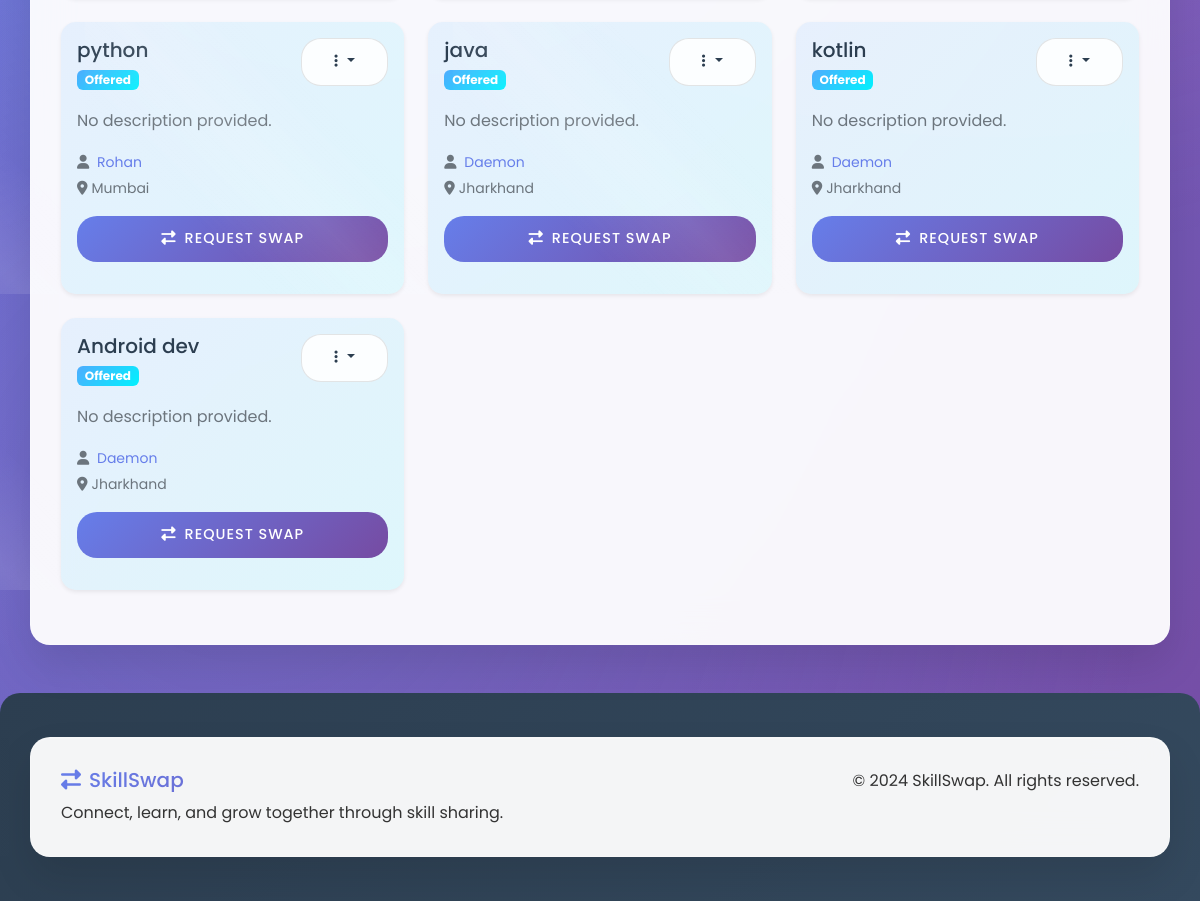
Page /search (signed in, lower part) on the earlier database version.
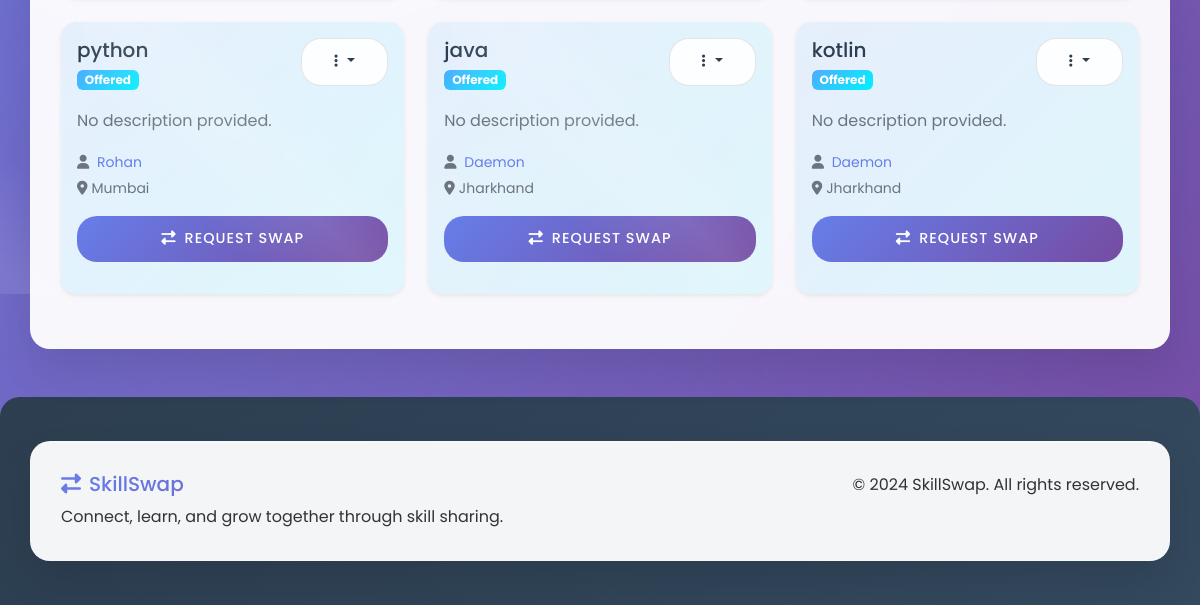
Same page on the later database version.
### tables this page shows
CREATE TABLE skills (
            id INTEGER PRIMARY KEY AUTOINCREMENT,
            user_id INTEGER,
            skill_name TEXT NOT NULL,
            skill_type TEXT NOT NULL, -- 'offered' or 'wanted'
            description TEXT,
            is_approved INTEGER DEFAULT 1,
            created_at TIMESTAMP DEFAULT CURRENT_TIMESTAMP,
            FOREIGN KEY (user_id) REFERENCES users (id)
        );

CREATE TABLE users (
            id INTEGER PRIMARY KEY AUTOINCREMENT,
            email TEXT UNIQUE NOT NULL,
            password_hash TEXT NOT NULL,
            name TEXT NOT NULL,
            location TEXT,
            profile_photo TEXT,
            availability TEXT,
            is_public INTEGER DEFAULT 1,
            is_admin INTEGER DEFAULT 0,
            is_banned INTEGER DEFAULT 0,
            created_at TIMESTAMP DEFAULT CURRENT_TIMESTAMP
        , bio TEXT);

### skill_swap_app.py (the view)
@app.route('/search')
@login_required
def search():
    query = request.args.get('q', '')
    skill_type = request.args.get('skill_type', '')
    page = request.args.get('page', 1, type=int)
    per_page = 12
    conn = get_db()
    base_query = '''
        SELECT s.*, u.name as user_name, u.location
        FROM skills s
        JOIN users u ON s.user_id = u.id
        WHERE s.skill_type = 'offered'
        AND u.is_public = 1 AND u.is_banned = 0 AND u.id != ?
        AND s.is_approved = 1
    '''
    params = [session['user_id']]
    if query:
        base_query += ' AND s.skill_name LIKE ?'
        params.append(f'%{query}%')
    if skill_type:
        base_query += ' AND s.skill_type = ?'
        params.append(skill_type)
    count_query = f'SELECT COUNT(*) as count FROM ({base_query})'
    total = conn.execute(count_query, params).fetchone()['count']
    base_query += ' ORDER BY s.created_at DESC LIMIT ? OFFSET ?'
    params.extend([per_page, (page - 1) * per_page])
    results = conn.execute(base_query, params).fetchall()
    conn.close()
    results = convert_rows_datetimes(results)
    total_pages = (total + per_page - 1) // per_page
    pagination = {
        'page': page,
        'pages': total_pages,
        'per_page': per_page,
        'total': total,
        'has_prev': page > 1,
        'has_next': page < total_pages,
        'prev_num': page - 1,
        'next_num': page + 1,
        'iter_pages': lambda: range(max(1, page - 2), min(total_pages + 1, page + 3))
    }
    return render_template('search.html', skills=results, query=query,
                         skill_type=skill_type, pagination=pagination)

### skill_swap_app.py (called while the page is built)
def parse_datetime(timestamp_str):
    if timestamp_str is None:
        return None
    try:
        if 'T' in timestamp_str:
            return datetime.fromisoformat(timestamp_str.replace('Z', '+00:00'))
        else:
            return datetime.strptime(timestamp_str, '%Y-%m-%d %H:%M:%S')
    except:
        return None

def convert_row_datetimes(row):
    if row is None:
        return None
    if hasattr(row, 'keys'):
        row_dict = dict(row)
    else:
        row_dict = row
    timestamp_fields = ['created_at', 'updated_at']
    for field in timestamp_fields:
        if field in row_dict and row_dict[field]:
            row_dict[field] = parse_datetime(row_dict[field])
    return row_dict

def convert_rows_datetimes(rows):
    if not rows:
        return []
    return [convert_row_datetimes(row) for row in rows]

def get_db():
    conn = sqlite3.connect('skill_swap.db')
    conn.row_factory = sqlite3.Row
    return conn

### templates/search.html (shortened to what this page needs)
{% extends "base.html" %}
{% block content %}
<div class="row">
    <div class="col-12">
        <div id="search-results">
            {% if skills %}
                <div class="row">
                    {% for skill in skills %}
                    <div class="col-md-6 col-lg-4 mb-4">
                        <div class="card border-0 shadow-sm h-100 skill-card {{ skill.skill_type }}"
                             data-type="{{ skill.skill_type }}">
                            <div class="card-body">
                                <div class="d-flex justify-content-between align-items-start mb-3">
                                    <div>
                                        <h5 class="card-title mb-1">{{ skill.skill_name }}</h5>
                                        <span class="badge bg-{{ 'success' if skill.skill_type == 'offered' else 'warning' }}">
                                            {{ skill.skill_type.title() }}
                                        </span>
                                    </div>
                                    <div class="dropdown">
                                        <button class="btn btn-sm btn-outline-secondary dropdown-toggle" data-bs-toggle="dropdown">
                                            <i class="fas fa-ellipsis-v"></i>
                                        </button>
                                    </div>
                                </div>
                                <p class="card-text text-muted">{{ skill.description or 'No description provided.' }}</p>
                                <div class="d-flex justify-content-between align-items-center mb-3">
                                    <div>
                                        <small class="text-muted">
                                            <i class="fas fa-user me-1"></i>
                                            <a href="{{ url_for('view_profile', user_id=skill.user_id) }}" class="text-decoration-none">
                                                {{ skill.user_name }}
                                            </a>
                                        </small>
                                        {% if skill.location %}
                                        <br>
                                        <small class="text-muted">
                                            <i class="fas fa-map-marker-alt me-1"></i>{{ skill.location }}
                                        </small>
                                        {% endif %}
                                    </div>
                                </div>
                                <div class="d-grid">
                                    {% if skill.user_id != session.user_id %}
                                        <a href="{{ url_for('request_swap', skill_id=skill.id) }}"
                                           class="btn btn-primary">
                                            <i class="fas fa-exchange-alt me-2"></i>Request Swap
                                        </a>
                                    {% else %}
                                        <button class="btn btn-secondary" disabled>
                                            <i class="fas fa-user me-2"></i>Your Skill
                                        </button>
                                    {% endif %}
                                </div>
                            </div>
                        </div>
                    </div>
                    {% endfor %}
                </div>
            {% endif %}
        </div>
    </div>
</div>
{% endblock %}

Differences in the rows shown:
removed skills: skill_name "Android dev", skill_type "Offered", description "No description provided.", user_name "Daemon", location "Jharkhand"
